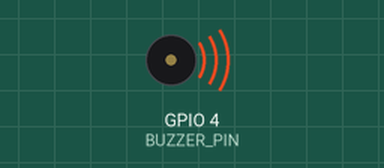
Recording of a sketch running on a simulated ESP32. Shown: buzzer (waves = sounding).

Above: at 0.1 s.
At 1.1 s:
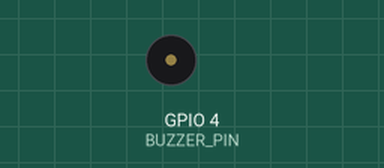
Timing chart, 0 to 2.6 s (numbered marks = the images above):
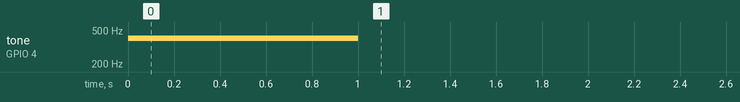

The sketch:

tone32.ino
```cpp
/*
 * Generated using BlocklyDuino:
 *
 * https://github.com/MediaTek-Labs/BlocklyDuino-for-LinkIt
 *
 * Date: Mon, 27 Dec 2021 02:14:16 GMT
 */
/*  部份程式由吉哥積木產生  */
/*  https://sites.google.com/jes.mlc.edu.tw/ljj/linkit7697  */
#include <Tone32.h>

int BUZZER_PIN = 4;

int BUZZER_CHANNEL = 0;

int BUZZER_FRE = 400;

int BUZZER_TIME = 1000;

void tone32(int BUZZER_PIN, int BUZZER_FRE, int BUZZER_TIME) {
  tone(BUZZER_PIN, BUZZER_FRE, BUZZER_TIME,BUZZER_CHANNEL);
  noTone(BUZZER_PIN,BUZZER_CHANNEL);
}

void setup()
{
  tone32(BUZZER_PIN, BUZZER_FRE, BUZZER_TIME);
}


void loop()
{

}
```
